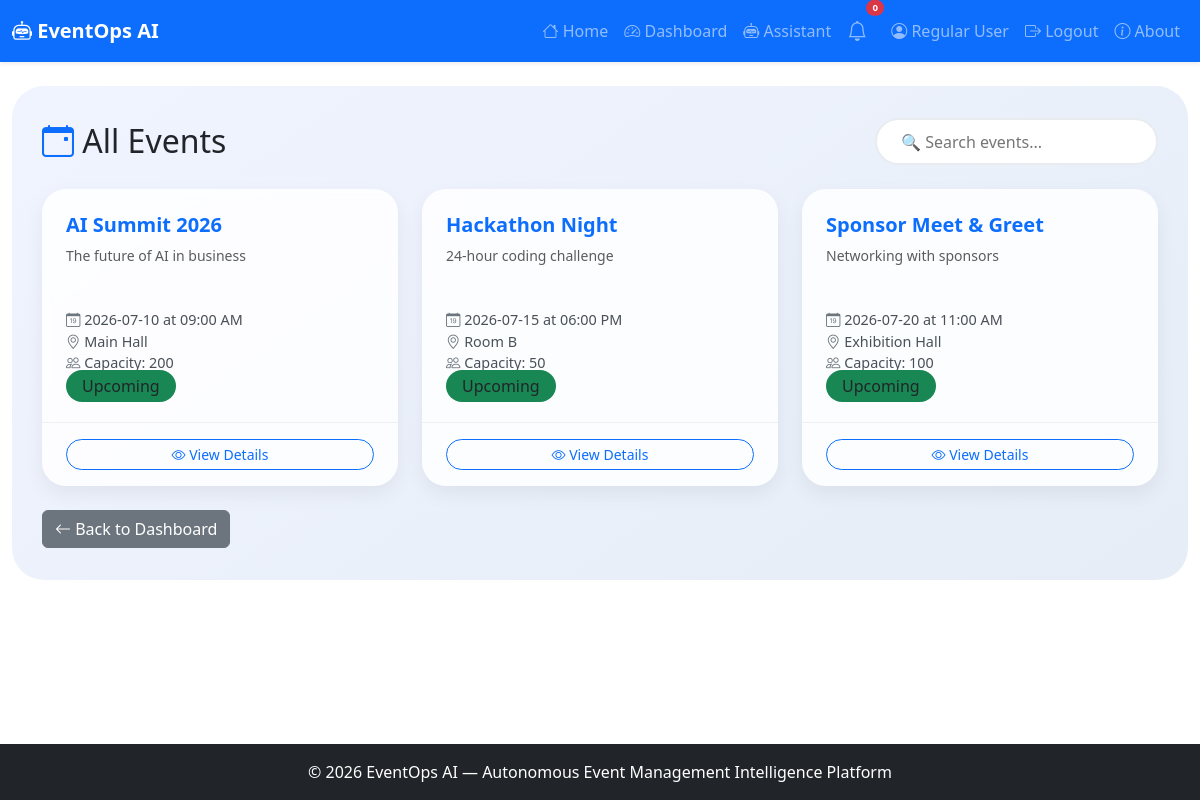
The page /events (signed in) on the database its author committed.
### app.py (models this page shows, shortened)
class User(UserMixin, db.Model):
    id = db.Column(db.Integer, primary_key=True)
    name = db.Column(db.String(100), nullable=False)
    email = db.Column(db.String(100), unique=True, nullable=False)
    password_hash = db.Column(db.String(200), nullable=False)
    role = db.Column(db.String(20), default='user')
    created_at = db.Column(db.DateTime, default=lambda: datetime.now(timezone.utc))

class Event(db.Model):
    id = db.Column(db.Integer, primary_key=True)
    title = db.Column(db.String(200), nullable=False)
    description = db.Column(db.Text)
    date = db.Column(db.String(50))
    time = db.Column(db.String(50))
    location = db.Column(db.String(200))
    capacity = db.Column(db.Integer)
    status = db.Column(db.String(20), default='upcoming')
    created_at = db.Column(db.DateTime, default=lambda: datetime.now(timezone.utc))

### app.py (the view)
@app.route('/events')
@login_required
def browse_events():
    events = Event.query.all()
    return render_template('browse_events.html', events=events)

### app.py (called while the page is built)
@login_manager.user_loader
def load_user(user_id):
    return User.query.get(int(user_id))

### Templates/browse_events.html (shortened to what this page needs)
{% extends "base.html" %}
{% block content %}
<div class="browse-wrapper">
    <div class="container">
        <div class="d-flex flex-wrap justify-content-between align-items-center mb-4">
            <h2 class="mb-0"><i class="bi bi-calendar-event text-primary"></i> All Events</h2>
            <div>
                <input type="text" id="searchInput" class="search-bar" placeholder="🔍 Search events...">
            </div>
        </div>
        <div class="row g-4" id="eventGrid">
            {% for event in events %}
            <div class="col-md-4 col-sm-6 event-item"
                 data-title="{{ event.title|lower }}"
                 data-location="{{ event.location|lower }}">
                <div class="card event-card h-100">
                    <div class="card-body">
                        <h5 class="card-title">{{ event.title }}</h5>
                        <p class="card-text small text-muted">
                            {{ event.description[:120] }}{% if event.description|length > 120 %}...{% endif %}
                        </p>
                        <div class="event-meta">
                            <div><i class="bi bi-calendar-date"></i> {{ event.date }} at {{ event.time }}</div>
                            <div><i class="bi bi-geo-alt"></i> {{ event.location }}</div>
                            <div><i class="bi bi-people"></i> Capacity: {{ event.capacity }}</div>
                        </div>
                        <span class="status-badge bg-{{ 'success' if event.status == 'upcoming' else 'warning' if event.status == 'ongoing' else 'secondary' }}">
                            {{ event.status|title }}
                        </span>
                    </div>
                    <div class="card-footer">
                        <a href="{{ url_for('event_detail', event_id=event.id) }}"
                           class="btn btn-outline-primary btn-sm w-100">
                            <i class="bi bi-eye"></i> View Details
                        </a>
                    </div>
                </div>
            </div>
            {% else %}
            <div class="col-12 text-center text-muted py-5">
                <i class="bi bi-calendar-x fs-1 d-block mb-3"></i>
                No events available at the moment.
            </div>
            {% endfor %}
        </div>
        <div class="mt-4">
            <a href="{{ url_for('dashboard') }}" class="btn btn-secondary">
                <i class="bi bi-arrow-left"></i> Back to Dashboard
            </a>
        </div>
    </div>
</div>
{% endblock %}

### Templates/base.html (shortened to what this page needs)
<!DOCTYPE html>
<html lang="en">
<head>
    <link href="https://cdn.jsdelivr.net/npm/bootstrap@5.3.0/dist/css/bootstrap.min.css" rel="stylesheet">
    <link rel="stylesheet" href="https://cdn.jsdelivr.net/npm/bootstrap-icons@1.11.0/font/bootstrap-icons.css">
    <link rel="stylesheet" href="{{ url_for('static', filename='css/style.css') }}">
</head>
<body>
    <nav class="navbar navbar-expand-lg navbar-dark bg-primary shadow-sm">
        <div class="container-fluid">
            <a class="navbar-brand fw-bold" href="{{ url_for('index') }}">
                <i class="bi bi-robot"></i> EventOps AI
            </a>
            <div class="collapse navbar-collapse" id="navbarNav">
                <ul class="navbar-nav ms-auto align-items-lg-center">
                    <li class="nav-item">
                        <a class="nav-link" href="{{ url_for('index') }}">
                            <i class="bi bi-house"></i> Home
                        </a>
                    </li>
                    {% if current_user.is_authenticated %}
                        <li class="nav-item">
                            <a class="nav-link" href="{{ url_for('dashboard') }}">
                                <i class="bi bi-speedometer2"></i> Dashboard
                            </a>
                        </li>
                        <li class="nav-item">
                            <a class="nav-link" href="{{ url_for('assistant_page') }}">
                                <i class="bi bi-robot"></i> Assistant
                            </a>
                        </li>
                        <li class="nav-item position-relative me-2">
                            <a class="nav-link" href="#" title="Notifications" data-bs-toggle="dropdown">
                                <i class="bi bi-bell fs-5"></i>
                                <span class="position-absolute top-0 start-100 translate-middle badge rounded-pill bg-danger" style="font-size:0.6rem;">
                                    0
                                </span>
                            </a>
                        </li>
                        <li class="nav-item">
                            <a class="nav-link" href="{{ url_for('profile') }}">
                                <i class="bi bi-person-circle"></i> {{ current_user.name }}
                            </a>
                        </li>
                        <li class="nav-item">
                            <a class="nav-link" href="{{ url_for('logout') }}">
                                <i class="bi bi-box-arrow-right"></i> Logout
                            </a>
                        </li>
                    {% endif %}
                    <li class="nav-item">
                        <a class="nav-link" href="{{ url_for('about') }}">
                            <i class="bi bi-info-circle"></i> About
                        </a>
                    </li>
                </ul>
            </div>
        </div>
    </nav>
    <main class="container-fluid py-4">
        {% block content %}{% endblock %}
    </main>
    <footer class="footer bg-dark text-white py-3 mt-4">
        <div class="container text-center">
            <span>© 2026 EventOps AI — Autonomous Event Management Intelligence Platform</span>
        </div>
    </footer>
</body>
</html>

### Static/css/style.css (style rules this page uses)
body { padding-bottom: 60px; }
.footer { position: fixed; bottom: 0; width: 100%; }

### Templates/browse_events.html (style rules this page uses)
.browse-wrapper { background: linear-gradient(145deg, #f0f4ff 0%, #e6edf7 100%); padding: 2rem 0; border-radius: 2rem; }
.event-card { border: none; border-radius: 1.5rem; background: rgba(255,255,255,0.85); backdrop-filter: blur(4px); transition: all 0.3s ease; box-shadow: 0 8px 20px rgba(0,0,0,0.06); overflow: hidden; }
.event-card .card-body { padding: 1.5rem; }
.event-card .card-title { font-weight: 700; color: #0d6efd; }
.event-card .card-text { min-height: 3rem; }
.event-card .event-meta { font-size: 0.9rem; color: #495057; margin-top: 0.3rem; }
.event-card .event-meta i { color: #6c757d; width: 1.2rem; }
.event-card .card-footer { background: transparent; border-top: 1px solid rgba(0,0,0,0.05); padding: 1rem 1.5rem; }
.event-card .btn-outline-primary { border-radius: 50px; transition: all 0.2s; }
.status-badge { padding: 0.3rem 1rem; border-radius: 30px; font-weight: 500; }
.search-bar { border-radius: 50px; border: 2px solid #e9ecef; padding: 0.6rem 1.5rem; width: 100%; max-width: 350px; transition: all 0.2s; }

### rows shown on the page
User: name "Regular User"
Event: title "AI Summit 2026", description "The future of AI in business", date "2026-07-10", time "09:00 AM", location "Main Hall", capacity "200", status "Upcoming"
Event: title "Hackathon Night", description "24-hour coding challenge", date "2026-07-15", time "06:00 PM", location "Room B", capacity "50", status "Upcoming"
Event: title "Sponsor Meet & Greet", description "Networking with sponsors", date "2026-07-20", time "11:00 AM", location "Exhibition Hall", capacity "100", status "Upcoming"
